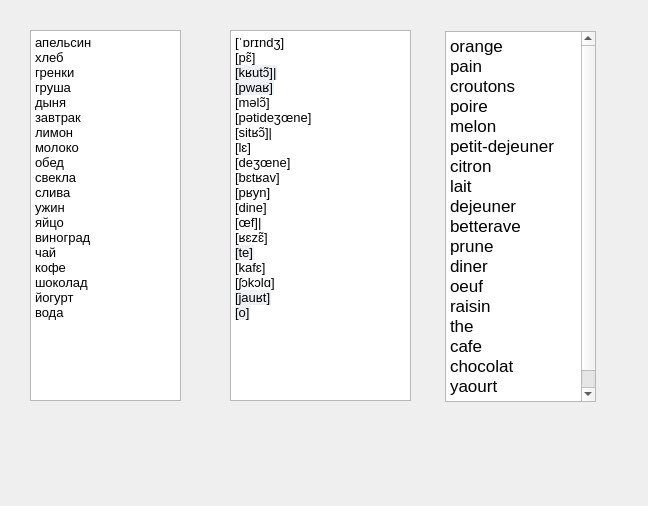
<?xml version="1.0" encoding="UTF-8"?>
<ui version="4.0">
 <class>dict</class>
 <widget class="QWidget" name="dict">
  <property name="geometry">
   <rect>
    <x>0</x>
    <y>0</y>
    <width>648</width>
    <height>506</height>
   </rect>
  </property>
  <property name="windowTitle">
   <string>Form</string>
  </property>
  <widget class="QTextBrowser" name="textBrowser2">
   <property name="geometry">
    <rect>
     <x>230</x>
     <y>30</y>
     <width>181</width>
     <height>371</height>
    </rect>
   </property>
   <property name="html">
    <string>&lt;!DOCTYPE HTML PUBLIC &quot;-//W3C//DTD HTML 4.0//EN&quot; &quot;http://www.w3.org/TR/REC-html40/strict.dtd&quot;&gt;
&lt;html&gt;&lt;head&gt;&lt;meta name=&quot;qrichtext&quot; content=&quot;1&quot; /&gt;&lt;style type=&quot;text/css&quot;&gt;
p, li { white-space: pre-wrap; }
&lt;/style&gt;&lt;/head&gt;&lt;body style=&quot; font-family:'.SF NS Text'; font-size:13pt; font-weight:400; font-style:normal;&quot;&gt;
&lt;p style=&quot; margin-top:0px; margin-bottom:0px; margin-left:0px; margin-right:0px; -qt-block-indent:0; text-indent:0px;&quot;&gt;&lt;span style=&quot; font-family:'-apple-system,BlinkMacSystemFont,Roboto,Helvetica Neue,sans-serif'; font-size:13px; color:#000000; background-color:#ffffff;&quot;&gt;[ˈɒrɪndʒ]&lt;/span&gt;&lt;/p&gt;
&lt;p style=&quot; margin-top:0px; margin-bottom:0px; margin-left:0px; margin-right:0px; -qt-block-indent:0; text-indent:0px;&quot;&gt;&lt;span style=&quot; font-family:'-apple-system,BlinkMacSystemFont,Roboto,Helvetica Neue,sans-serif'; font-size:13px; color:#000000; background-color:#ffffff;&quot;&gt;[pɛ̃]&lt;/span&gt;&lt;/p&gt;
&lt;p style=&quot; margin-top:0px; margin-bottom:0px; margin-left:0px; margin-right:0px; -qt-block-indent:0; text-indent:0px;&quot;&gt;&lt;span style=&quot; font-family:'-apple-system,BlinkMacSystemFont,Roboto,Helvetica Neue,sans-serif'; font-size:13px; color:#000000; background-color:#edf0f5;&quot;&gt;[kʁutɔ̃]|&lt;/span&gt;&lt;/p&gt;
&lt;p style=&quot; margin-top:0px; margin-bottom:0px; margin-left:0px; margin-right:0px; -qt-block-indent:0; text-indent:0px;&quot;&gt;&lt;span style=&quot; font-family:'-apple-system,BlinkMacSystemFont,Roboto,Helvetica Neue,sans-serif'; font-size:13px; color:#000000; background-color:#edf0f5;&quot;&gt;[pwaʁ]&lt;/span&gt;&lt;/p&gt;
&lt;p style=&quot; margin-top:0px; margin-bottom:0px; margin-left:0px; margin-right:0px; -qt-block-indent:0; text-indent:0px;&quot;&gt;&lt;span style=&quot; font-family:'-apple-system,BlinkMacSystemFont,Roboto,Helvetica Neue,sans-serif'; font-size:13px; color:#000000; background-color:#ffffff;&quot;&gt;[məlɔ̃]&lt;/span&gt;&lt;/p&gt;
&lt;p style=&quot; margin-top:0px; margin-bottom:0px; margin-left:0px; margin-right:0px; -qt-block-indent:0; text-indent:0px;&quot;&gt;&lt;span style=&quot; font-family:'-apple-system,BlinkMacSystemFont,Roboto,Helvetica Neue,sans-serif'; font-size:13px; color:#000000; background-color:#ffffff;&quot;&gt;[pətideʒœne]&lt;/span&gt;&lt;/p&gt;
&lt;p style=&quot; margin-top:0px; margin-bottom:0px; margin-left:0px; margin-right:0px; -qt-block-indent:0; text-indent:0px;&quot;&gt;&lt;span style=&quot; font-family:'-apple-system,BlinkMacSystemFont,Roboto,Helvetica Neue,sans-serif'; font-size:13px; color:#000000; background-color:#ffffff;&quot;&gt;[sitʁɔ̃]|&lt;/span&gt;&lt;/p&gt;
&lt;p style=&quot; margin-top:0px; margin-bottom:0px; margin-left:0px; margin-right:0px; -qt-block-indent:0; text-indent:0px;&quot;&gt;&lt;span style=&quot; font-family:'-apple-system,BlinkMacSystemFont,Roboto,Helvetica Neue,sans-serif'; font-size:13px; color:#000000; background-color:#ffffff;&quot;&gt;[lɛ]&lt;/span&gt;&lt;/p&gt;
&lt;p style=&quot; margin-top:0px; margin-bottom:0px; margin-left:0px; margin-right:0px; -qt-block-indent:0; text-indent:0px;&quot;&gt;&lt;span style=&quot; font-family:'-apple-system,BlinkMacSystemFont,Roboto,Helvetica Neue,sans-serif'; font-size:13px; color:#000000; background-color:#ffffff;&quot;&gt;[deʒœne]&lt;/span&gt;&lt;/p&gt;
&lt;p style=&quot; margin-top:0px; margin-bottom:0px; margin-left:0px; margin-right:0px; -qt-block-indent:0; text-indent:0px;&quot;&gt;&lt;span style=&quot; font-family:'-apple-system,BlinkMacSystemFont,Roboto,Helvetica Neue,sans-serif'; font-size:13px; color:#000000; background-color:#ffffff;&quot;&gt;[bɛtʁav]&lt;/span&gt;&lt;/p&gt;
&lt;p style=&quot; margin-top:0px; margin-bottom:0px; margin-left:0px; margin-right:0px; -qt-block-indent:0; text-indent:0px;&quot;&gt;&lt;span style=&quot; font-family:'-apple-system,BlinkMacSystemFont,Roboto,Helvetica Neue,sans-serif'; font-size:13px; color:#000000; background-color:#ffffff;&quot;&gt;[pʁyn]&lt;/span&gt;&lt;/p&gt;
&lt;p style=&quot; margin-top:0px; margin-bottom:0px; margin-left:0px; margin-right:0px; -qt-block-indent:0; text-indent:0px;&quot;&gt;&lt;span style=&quot; font-family:'-apple-system,BlinkMacSystemFont,Roboto,Helvetica Neue,sans-serif'; font-size:13px; color:#000000; background-color:#ffffff;&quot;&gt;[dine]&lt;/span&gt;&lt;/p&gt;
&lt;p style=&quot; margin-top:0px; margin-bottom:0px; margin-left:0px; margin-right:0px; -qt-block-indent:0; text-indent:0px;&quot;&gt;&lt;span style=&quot; font-family:'-apple-system,BlinkMacSystemFont,Roboto,Helvetica Neue,sans-serif'; font-size:13px; color:#000000; background-color:#ffffff;&quot;&gt;[œf]|&lt;/span&gt;&lt;/p&gt;
&lt;p style=&quot; margin-top:0px; margin-bottom:0px; margin-left:0px; margin-right:0px; -qt-block-indent:0; text-indent:0px;&quot;&gt;&lt;span style=&quot; font-family:'-apple-system,BlinkMacSystemFont,Roboto,Helvetica Neue,sans-serif'; font-size:13px; color:#000000; background-color:#ffffff;&quot;&gt;[ʁɛzɛ̃]&lt;/span&gt;&lt;/p&gt;
&lt;p style=&quot; margin-top:0px; margin-bottom:0px; margin-left:0px; margin-right:0px; -qt-block-indent:0; text-indent:0px;&quot;&gt;&lt;span style=&quot; font-family:'-apple-system,BlinkMacSystemFont,Roboto,Helvetica Neue,sans-serif'; font-size:13px; color:#000000; background-color:#edf0f5;&quot;&gt;[te]&lt;/span&gt;&lt;/p&gt;
&lt;p style=&quot; margin-top:0px; margin-bottom:0px; margin-left:0px; margin-right:0px; -qt-block-indent:0; text-indent:0px;&quot;&gt;&lt;span style=&quot; font-family:'-apple-system,BlinkMacSystemFont,Roboto,Helvetica Neue,sans-serif'; font-size:13px; color:#000000; background-color:#ffffff;&quot;&gt;[kafɛ]&lt;/span&gt;&lt;/p&gt;
&lt;p style=&quot; margin-top:0px; margin-bottom:0px; margin-left:0px; margin-right:0px; -qt-block-indent:0; text-indent:0px;&quot;&gt;&lt;span style=&quot; font-family:'-apple-system,BlinkMacSystemFont,Roboto,Helvetica Neue,sans-serif'; font-size:13px; color:#000000; background-color:#ffffff;&quot;&gt;[ʃɔkɔlɑ]&lt;/span&gt;&lt;/p&gt;
&lt;p style=&quot; margin-top:0px; margin-bottom:0px; margin-left:0px; margin-right:0px; -qt-block-indent:0; text-indent:0px;&quot;&gt;&lt;span style=&quot; font-family:'-apple-system,BlinkMacSystemFont,Roboto,Helvetica Neue,sans-serif'; font-size:13px; color:#000000; background-color:#edf0f5;&quot;&gt;[jauʁt]&lt;/span&gt;&lt;/p&gt;
&lt;p style=&quot; margin-top:0px; margin-bottom:0px; margin-left:0px; margin-right:0px; -qt-block-indent:0; text-indent:0px;&quot;&gt;&lt;span style=&quot; font-family:'-apple-system,BlinkMacSystemFont,Roboto,Helvetica Neue,sans-serif'; font-size:13px; color:#000000; background-color:#edf0f5;&quot;&gt;[o]&lt;/span&gt;&lt;/p&gt;&lt;/body&gt;&lt;/html&gt;</string>
   </property>
  </widget>
  <widget class="QTextBrowser" name="textBrowser3">
   <property name="geometry">
    <rect>
     <x>445</x>
     <y>31</y>
     <width>151</width>
     <height>371</height>
    </rect>
   </property>
   <property name="html">
    <string>&lt;!DOCTYPE HTML PUBLIC &quot;-//W3C//DTD HTML 4.0//EN&quot; &quot;http://www.w3.org/TR/REC-html40/strict.dtd&quot;&gt;
&lt;html&gt;&lt;head&gt;&lt;meta name=&quot;qrichtext&quot; content=&quot;1&quot; /&gt;&lt;style type=&quot;text/css&quot;&gt;
p, li { white-space: pre-wrap; }
&lt;/style&gt;&lt;/head&gt;&lt;body style=&quot; font-family:'.SF NS Text'; font-size:13pt; font-weight:400; font-style:normal;&quot;&gt;
&lt;p style=&quot; margin-top:0px; margin-bottom:0px; margin-left:0px; margin-right:0px; -qt-block-indent:0; text-indent:0px;&quot;&gt;orange&lt;/p&gt;
&lt;p style=&quot; margin-top:0px; margin-bottom:0px; margin-left:0px; margin-right:0px; -qt-block-indent:0; text-indent:0px;&quot;&gt;pain&lt;/p&gt;
&lt;p style=&quot; margin-top:0px; margin-bottom:0px; margin-left:0px; margin-right:0px; -qt-block-indent:0; text-indent:0px;&quot;&gt;croutons&lt;/p&gt;
&lt;p style=&quot; margin-top:0px; margin-bottom:0px; margin-left:0px; margin-right:0px; -qt-block-indent:0; text-indent:0px;&quot;&gt;poire&lt;/p&gt;
&lt;p style=&quot; margin-top:0px; margin-bottom:0px; margin-left:0px; margin-right:0px; -qt-block-indent:0; text-indent:0px;&quot;&gt;melon&lt;/p&gt;
&lt;p style=&quot; margin-top:0px; margin-bottom:0px; margin-left:0px; margin-right:0px; -qt-block-indent:0; text-indent:0px;&quot;&gt;petit-dejeuner&lt;/p&gt;
&lt;p style=&quot; margin-top:0px; margin-bottom:0px; margin-left:0px; margin-right:0px; -qt-block-indent:0; text-indent:0px;&quot;&gt;citron&lt;/p&gt;
&lt;p style=&quot; margin-top:0px; margin-bottom:0px; margin-left:0px; margin-right:0px; -qt-block-indent:0; text-indent:0px;&quot;&gt;lait&lt;/p&gt;
&lt;p style=&quot; margin-top:0px; margin-bottom:0px; margin-left:0px; margin-right:0px; -qt-block-indent:0; text-indent:0px;&quot;&gt;dejeuner&lt;/p&gt;
&lt;p style=&quot; margin-top:0px; margin-bottom:0px; margin-left:0px; margin-right:0px; -qt-block-indent:0; text-indent:0px;&quot;&gt;betterave&lt;/p&gt;
&lt;p style=&quot; margin-top:0px; margin-bottom:0px; margin-left:0px; margin-right:0px; -qt-block-indent:0; text-indent:0px;&quot;&gt;prune&lt;/p&gt;
&lt;p style=&quot; margin-top:0px; margin-bottom:0px; margin-left:0px; margin-right:0px; -qt-block-indent:0; text-indent:0px;&quot;&gt;diner&lt;/p&gt;
&lt;p style=&quot; margin-top:0px; margin-bottom:0px; margin-left:0px; margin-right:0px; -qt-block-indent:0; text-indent:0px;&quot;&gt;oeuf&lt;/p&gt;
&lt;p style=&quot; margin-top:0px; margin-bottom:0px; margin-left:0px; margin-right:0px; -qt-block-indent:0; text-indent:0px;&quot;&gt;raisin&lt;/p&gt;
&lt;p style=&quot; margin-top:0px; margin-bottom:0px; margin-left:0px; margin-right:0px; -qt-block-indent:0; text-indent:0px;&quot;&gt;the&lt;/p&gt;
&lt;p style=&quot; margin-top:0px; margin-bottom:0px; margin-left:0px; margin-right:0px; -qt-block-indent:0; text-indent:0px;&quot;&gt;cafe&lt;/p&gt;
&lt;p style=&quot; margin-top:0px; margin-bottom:0px; margin-left:0px; margin-right:0px; -qt-block-indent:0; text-indent:0px;&quot;&gt;chocolat&lt;/p&gt;
&lt;p style=&quot; margin-top:0px; margin-bottom:0px; margin-left:0px; margin-right:0px; -qt-block-indent:0; text-indent:0px;&quot;&gt;yaourt&lt;/p&gt;
&lt;p style=&quot; margin-top:0px; margin-bottom:0px; margin-left:0px; margin-right:0px; -qt-block-indent:0; text-indent:0px;&quot;&gt;eau&lt;/p&gt;&lt;/body&gt;&lt;/html&gt;</string>
   </property>
  </widget>
  <widget class="QTextEdit" name="textEdit">
   <property name="geometry">
    <rect>
     <x>30</x>
     <y>30</y>
     <width>151</width>
     <height>371</height>
    </rect>
   </property>
   <property name="html">
    <string>&lt;!DOCTYPE HTML PUBLIC &quot;-//W3C//DTD HTML 4.0//EN&quot; &quot;http://www.w3.org/TR/REC-html40/strict.dtd&quot;&gt;
&lt;html&gt;&lt;head&gt;&lt;meta name=&quot;qrichtext&quot; content=&quot;1&quot; /&gt;&lt;style type=&quot;text/css&quot;&gt;
p, li { white-space: pre-wrap; }
&lt;/style&gt;&lt;/head&gt;&lt;body style=&quot; font-family:'.SF NS Text'; font-size:13pt; font-weight:400; font-style:normal;&quot;&gt;
&lt;p style=&quot; margin-top:0px; margin-bottom:0px; margin-left:0px; margin-right:0px; -qt-block-indent:0; text-indent:0px;&quot;&gt;&lt;span style=&quot; font-family:'-apple-system,BlinkMacSystemFont,Roboto,Helvetica Neue,sans-serif'; font-size:13px; color:#000000; background-color:#ffffff;&quot;&gt;апельсин&lt;/span&gt;&lt;/p&gt;
&lt;p style=&quot; margin-top:0px; margin-bottom:0px; margin-left:0px; margin-right:0px; -qt-block-indent:0; text-indent:0px;&quot;&gt;&lt;span style=&quot; font-family:'-apple-system,BlinkMacSystemFont,Roboto,Helvetica Neue,sans-serif'; font-size:13px; color:#000000; background-color:#ffffff;&quot;&gt;хлеб&lt;/span&gt;&lt;/p&gt;
&lt;p style=&quot; margin-top:0px; margin-bottom:0px; margin-left:0px; margin-right:0px; -qt-block-indent:0; text-indent:0px;&quot;&gt;&lt;span style=&quot; font-family:'-apple-system,BlinkMacSystemFont,Roboto,Helvetica Neue,sans-serif'; font-size:13px; color:#000000; background-color:#ffffff;&quot;&gt;гренки&lt;/span&gt;&lt;/p&gt;
&lt;p style=&quot; margin-top:0px; margin-bottom:0px; margin-left:0px; margin-right:0px; -qt-block-indent:0; text-indent:0px;&quot;&gt;&lt;span style=&quot; font-family:'-apple-system,BlinkMacSystemFont,Roboto,Helvetica Neue,sans-serif'; font-size:13px; color:#000000; background-color:#ffffff;&quot;&gt;груша&lt;/span&gt;&lt;/p&gt;
&lt;p style=&quot; margin-top:0px; margin-bottom:0px; margin-left:0px; margin-right:0px; -qt-block-indent:0; text-indent:0px;&quot;&gt;&lt;span style=&quot; font-family:'-apple-system,BlinkMacSystemFont,Roboto,Helvetica Neue,sans-serif'; font-size:13px; color:#000000; background-color:#ffffff;&quot;&gt;дыня&lt;/span&gt;&lt;/p&gt;
&lt;p style=&quot; margin-top:0px; margin-bottom:0px; margin-left:0px; margin-right:0px; -qt-block-indent:0; text-indent:0px;&quot;&gt;&lt;span style=&quot; font-family:'-apple-system,BlinkMacSystemFont,Roboto,Helvetica Neue,sans-serif'; font-size:13px; color:#000000; background-color:#ffffff;&quot;&gt;завтрак&lt;/span&gt;&lt;/p&gt;
&lt;p style=&quot; margin-top:0px; margin-bottom:0px; margin-left:0px; margin-right:0px; -qt-block-indent:0; text-indent:0px;&quot;&gt;&lt;span style=&quot; font-family:'-apple-system,BlinkMacSystemFont,Roboto,Helvetica Neue,sans-serif'; font-size:13px; color:#000000; background-color:#ffffff;&quot;&gt;лимон&lt;/span&gt;&lt;/p&gt;
&lt;p style=&quot; margin-top:0px; margin-bottom:0px; margin-left:0px; margin-right:0px; -qt-block-indent:0; text-indent:0px;&quot;&gt;&lt;span style=&quot; font-family:'-apple-system,BlinkMacSystemFont,Roboto,Helvetica Neue,sans-serif'; font-size:13px; color:#000000; background-color:#ffffff;&quot;&gt;молоко&lt;/span&gt;&lt;/p&gt;
&lt;p style=&quot; margin-top:0px; margin-bottom:0px; margin-left:0px; margin-right:0px; -qt-block-indent:0; text-indent:0px;&quot;&gt;&lt;span style=&quot; font-family:'-apple-system,BlinkMacSystemFont,Roboto,Helvetica Neue,sans-serif'; font-size:13px; color:#000000; background-color:#ffffff;&quot;&gt;обед&lt;/span&gt;&lt;/p&gt;
&lt;p style=&quot; margin-top:0px; margin-bottom:0px; margin-left:0px; margin-right:0px; -qt-block-indent:0; text-indent:0px;&quot;&gt;&lt;span style=&quot; font-family:'-apple-system,BlinkMacSystemFont,Roboto,Helvetica Neue,sans-serif'; font-size:13px; color:#000000; background-color:#ffffff;&quot;&gt;свекла&lt;/span&gt;&lt;/p&gt;
&lt;p style=&quot; margin-top:0px; margin-bottom:0px; margin-left:0px; margin-right:0px; -qt-block-indent:0; text-indent:0px;&quot;&gt;&lt;span style=&quot; font-family:'-apple-system,BlinkMacSystemFont,Roboto,Helvetica Neue,sans-serif'; font-size:13px; color:#000000; background-color:#ffffff;&quot;&gt;слива&lt;/span&gt;&lt;/p&gt;
&lt;p style=&quot; margin-top:0px; margin-bottom:0px; margin-left:0px; margin-right:0px; -qt-block-indent:0; text-indent:0px;&quot;&gt;&lt;span style=&quot; font-family:'-apple-system,BlinkMacSystemFont,Roboto,Helvetica Neue,sans-serif'; font-size:13px; color:#000000; background-color:#ffffff;&quot;&gt;ужин&lt;/span&gt;&lt;/p&gt;
&lt;p style=&quot; margin-top:0px; margin-bottom:0px; margin-left:0px; margin-right:0px; -qt-block-indent:0; text-indent:0px;&quot;&gt;&lt;span style=&quot; font-family:'-apple-system,BlinkMacSystemFont,Roboto,Helvetica Neue,sans-serif'; font-size:13px; color:#000000; background-color:#ffffff;&quot;&gt;яйцо&lt;/span&gt;&lt;/p&gt;
&lt;p style=&quot; margin-top:0px; margin-bottom:0px; margin-left:0px; margin-right:0px; -qt-block-indent:0; text-indent:0px;&quot;&gt;&lt;span style=&quot; font-family:'-apple-system,BlinkMacSystemFont,Roboto,Helvetica Neue,sans-serif'; font-size:13px; color:#000000; background-color:#ffffff;&quot;&gt;виноград&lt;/span&gt;&lt;/p&gt;
&lt;p style=&quot; margin-top:0px; margin-bottom:0px; margin-left:0px; margin-right:0px; -qt-block-indent:0; text-indent:0px;&quot;&gt;&lt;span style=&quot; font-family:'-apple-system,BlinkMacSystemFont,Roboto,Helvetica Neue,sans-serif'; font-size:13px; color:#000000; background-color:#ffffff;&quot;&gt;чай&lt;/span&gt;&lt;/p&gt;
&lt;p style=&quot; margin-top:0px; margin-bottom:0px; margin-left:0px; margin-right:0px; -qt-block-indent:0; text-indent:0px;&quot;&gt;&lt;span style=&quot; font-family:'-apple-system,BlinkMacSystemFont,Roboto,Helvetica Neue,sans-serif'; font-size:13px; color:#000000; background-color:#ffffff;&quot;&gt;кофе&lt;/span&gt;&lt;/p&gt;
&lt;p style=&quot; margin-top:0px; margin-bottom:0px; margin-left:0px; margin-right:0px; -qt-block-indent:0; text-indent:0px;&quot;&gt;&lt;span style=&quot; font-family:'-apple-system,BlinkMacSystemFont,Roboto,Helvetica Neue,sans-serif'; font-size:13px; color:#000000; background-color:#ffffff;&quot;&gt;шоколад&lt;/span&gt;&lt;/p&gt;
&lt;p style=&quot; margin-top:0px; margin-bottom:0px; margin-left:0px; margin-right:0px; -qt-block-indent:0; text-indent:0px;&quot;&gt;&lt;span style=&quot; font-family:'-apple-system,BlinkMacSystemFont,Roboto,Helvetica Neue,sans-serif'; font-size:13px; color:#000000; background-color:#ffffff;&quot;&gt;йогурт&lt;/span&gt;&lt;/p&gt;
&lt;p style=&quot; margin-top:0px; margin-bottom:0px; margin-left:0px; margin-right:0px; -qt-block-indent:0; text-indent:0px;&quot;&gt;&lt;span style=&quot; font-family:'-apple-system,BlinkMacSystemFont,Roboto,Helvetica Neue,sans-serif'; font-size:13px; color:#000000; background-color:#ffffff;&quot;&gt;вода&lt;/span&gt;&lt;/p&gt;&lt;/body&gt;&lt;/html&gt;</string>
   </property>
  </widget>
 </widget>
 <resources/>
 <connections/>
</ui>
